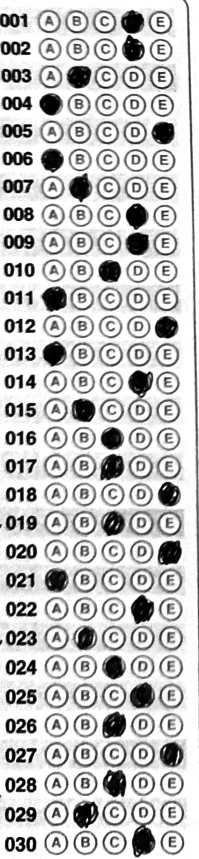
#> input picture student_exams/6o/André Drumond Biondi.jpg, 398 x 1717 px (shown at 1/2 size)
$ python cutter.py 'student_exams/6o/André Drumond Biondi.jpg'
#> lines starting #> are read from the running program, lines starting #| are printed output that depends on the picture; after the words box and inside, x2 and y2 are one past the last pixel; in counts of white or black regions, pixels touching at a corner belong together
import cv2
import numpy as np
import os
import sys
import argparse


# --- FUNÇÕES AUXILIARES ---

def ler_imagem(path):
    """Lê imagem com suporte a nomes Unicode (Windows)."""
    stream = np.fromfile(path, dtype=np.uint8)
    img = cv2.imdecode(stream, cv2.IMREAD_COLOR)
    if img is None:
        raise ValueError(f"Não foi possível ler a imagem: {path}")
    return img


# [12 lines left out: function salvar_imagem, not called in this run]


def redimensionar(image, altura_fixa=2000):
    """Redimensiona mantendo proporção para altura fixa."""
    h, w = image.shape[:2]
    ratio = altura_fixa / float(h)
    dim = (int(w * ratio), altura_fixa)
    return cv2.resize(image, dim, interpolation=cv2.INTER_AREA), ratio


# [15 lines left out: function ordenar_cantos, not called in this run]


# --- DETECÇÃO DE COLUNAS ---

def detectar_colunas(image, min_area=30000, min_aspect=2.0, expected_cols=5):
    """
    Detecta os retângulos das colunas de respostas na imagem.

    Pipeline com múltiplas camadas de detecção:
      1. Grayscale + GaussianBlur + Canny + dilatação
      2. findContours (RETR_LIST) para não perder contornos internos
      3. Filtra por aspect ratio, fill ratio e área mínima
      4. De-duplica agrupando por center_x (tolerância 80px)
      5. Se < expected_cols: usa cabeçalhos das colunas (retângulos baixos
         e largos acima de cada coluna) para interpolar posições ausentes,
         construindo retângulos sintéticos.

    Retorna lista de contornos (4 pontos cada), ordenados da esquerda
    para a direita.
    """
    h_img, w_img = image.shape[:2]
    gray = cv2.cvtColor(image, cv2.COLOR_BGR2GRAY)
    blur = cv2.GaussianBlur(gray, (5, 5), 0)

    # Detecção de bordas
    edges = cv2.Canny(blur, 50, 150)

    # Dilata para fechar gaps nas bordas dos retângulos
    kernel = cv2.getStructuringElement(cv2.MORPH_RECT, (3, 3))
    edges = cv2.dilate(edges, kernel, iterations=2)

    # Encontra contornos (RETR_LIST para manter contornos internos
    # quando bordas de colunas adjacentes se tocam)
    cnts, _ = cv2.findContours(edges, cv2.RETR_LIST, cv2.CHAIN_APPROX_SIMPLE)

    # --- Camada 1: detectar colunas diretamente ---
    column_candidates = []
    for c in cnts:
        area = cv2.contourArea(c)
        if area < min_area:
            continue
        x, y, w, h = cv2.boundingRect(c)
        aspect = h / max(w, 1)
        if aspect < min_aspect:
            continue
        bbox_area = w * h
        fill = area / bbox_area if bbox_area > 0 else 0
        # fill_ratio > 0.5 garante que é um retângulo razoável,
        # não apenas um contorno de borda (que teria fill ~0.25)
        if fill < 0.5:
            continue
        cx = x + w // 2
        column_candidates.append((cx, area, c, x, y, w, h))

    # De-duplicar: agrupar por center_x com tolerância de 80px
    # (RETR_LIST gera contornos internos e externos para a mesma coluna)
    column_candidates.sort(key=lambda item: item[0])
    groups = []
    for item in column_candidates:
        cx = item[0]
        placed = False
        for g in groups:
            g_mean_cx = np.mean([i[0] for i in g])
            if abs(cx - g_mean_cx) < 80:
                g.append(item)
                placed = True
                break
        if not placed:
            groups.append([item])

    # Manter o contorno de maior área em cada grupo
    detected_cols = []
    for g in groups:
        best = max(g, key=lambda item: item[1])
        detected_cols.append(best)

    detected_cols.sort(key=lambda item: item[0])

    # Se temos o esperado, retornar direto
    if len(detected_cols) >= expected_cols:
        cols = [item[2] for item in detected_cols[:expected_cols]]
        cols.sort(key=lambda c: cv2.boundingRect(c)[0])
        return cols

    # --- Camada 2: interpolar colunas ausentes via cabeçalhos ---
    # Os cabeçalhos são retângulos baixos e largos acima de cada coluna.
    # São SEMPRE detectados porque são pequenos e isolados.
    header_candidates = []
    for c in cnts:
        area = cv2.contourArea(c)
        if area < 12000 or area > 50000:
            continue
        x, y, w, h = cv2.boundingRect(c)
        aspect = h / max(w, 1)
        # Cabeçalhos: mais largos que altos (aspect < 0.8)
        if aspect > 0.8 or aspect < 0.2:
            continue
        bbox_area = w * h
        fill = area / bbox_area if bbox_area > 0 else 0
        # Cabeçalhos são muito retangulares
        if fill < 0.80:
            continue
        # Largura razoável para cabeçalho (entre 10% e 30% da imagem)
        w_ratio = w / w_img
        if w_ratio < 0.10 or w_ratio > 0.30:
            continue
        cx = x + w // 2
        cy = y + h // 2
        header_candidates.append((cx, cy, x, y, w, h, area, c))

    # Agrupar cabeçalhos por y (mesma fila)
    # Usa média do grupo para tolerância, porque a folha pode estar
    # inclinada (~50px de variação entre cabeçalhos extremos)
    header_candidates.sort(key=lambda item: item[1])
    header_rows = []
    for item in header_candidates:
        cy = item[1]
        placed = False
        for row in header_rows:
            row_mean_cy = np.mean([i[1] for i in row])
            if abs(cy - row_mean_cy) < 60:
                row.append(item)
                placed = True
                break
        if not placed:
            header_rows.append([item])

    # De-duplicar cada fila por cx (tolerância 50px) e escolher a melhor fila
    best_row = None
    best_row_count = 0
    for row in header_rows:
        row.sort(key=lambda item: item[0])
        deduped = []
        for item in row:
            placed = False
            for g in deduped:
                if abs(item[0] - g[0]) < 50:
                    # Manter o de maior área
                    if item[6] > g[6]:
                        g[:] = list(item)
                    placed = True
                    break
            if not placed:
                deduped.append(list(item))

        if len(deduped) > best_row_count and len(deduped) >= 3:
            best_row = deduped
            best_row_count = len(deduped)

    if best_row is None or len(best_row) < 3:
        # Sem cabeçalhos suficientes, retornar o que temos
        return [item[2] for item in detected_cols]

    best_row.sort(key=lambda item: item[0])

    # Dimensões médias das colunas detectadas (para construir sintéticas)
    if detected_cols:
        avg_col_w = int(np.mean([item[5] for item in detected_cols]))
        avg_col_h = int(np.mean([item[6] for item in detected_cols]))
        avg_col_top = int(np.mean([item[4] for item in detected_cols]))
    else:
        # Estimar a partir dos cabeçalhos
        avg_col_w = int(np.mean([h[4] for h in best_row]))
        avg_col_h = int(avg_col_w * 4)
        avg_col_top = int(np.mean([h[3] + h[5] for h in best_row]))

    # Associar cada cabeçalho a uma coluna detectada ou criar sintética
    all_columns = []
    for hdr in best_row:
        hdr_cx = hdr[0]
        # Procurar coluna detectada mais próxima
        matched = None
        min_dist = 80
        for det in detected_cols:
            dist = abs(hdr_cx - det[0])
            if dist < min_dist:
                min_dist = dist
                matched = det

        if matched is not None:
            all_columns.append(matched[2])
        else:
            # Construir retângulo sintético alinhado com o cabeçalho
            x = hdr[2]
            y = avg_col_top
            w = avg_col_w
            h = avg_col_h
            # Garantir que não ultrapasse a imagem
            x = max(0, x)
            y = max(0, y)
            if x + w > w_img:
                w = w_img - x
            if y + h > h_img:
                h = h_img - y
            synthetic = np.array([
                [[x, y]],
                [[x + w, y]],
                [[x + w, y + h]],
                [[x, y + h]]
            ], dtype=np.int32)
            all_columns.append(synthetic)

    all_columns.sort(key=lambda c: cv2.boundingRect(c)[0])
    return all_columns


# --- TRANSFORMAÇÃO DE PERSPECTIVA ---

# [115 lines left out: functions warp_retangulo, recortar_por_conteudo, not called in this run]


# --- PIPELINE PRINCIPAL ---

def processar_gabarito(caminho_imagem, indice_coluna=0, debug=False, debug_dir=None):
    """
    Pipeline completo: lê a foto original do gabarito, detecta as colunas
    de respostas, corrige perspectiva e retorna a coluna recortada.

    Etapas:
      1. Lê imagem original (full res)
      2. Redimensiona para 2000px de altura (só para detecção)
      3. Detecta retângulos de colunas via Canny + contornos
      4. Escala os cantos de volta para resolução original
      5. Aplica getPerspectiveTransform + warpPerspective na full res
      6. Corta margens (bordas do retângulo)

    Args:
        caminho_imagem: caminho da foto original
        indice_coluna:  qual coluna extrair (0 = primeira/esquerda)
        debug:          se True, salva imagens de debug
        debug_dir:      diretório para salvar debug (None = mesmo dir da imagem)

    Returns:
        Imagem recortada da coluna, ou None se falhar
    """
    # 1. Ler imagem original
    img_original = ler_imagem(caminho_imagem)
    h_orig, w_orig = img_original.shape[:2]
    print(f"  Imagem original: {w_orig}x{h_orig}")

    # 2. Redimensionar para detecção (altura fixa = 2000px)
    ALTURA_DETECCAO = 2000
    img_pequena, ratio = redimensionar(img_original, ALTURA_DETECCAO)

    # 3. Detectar colunas na imagem reduzida
    colunas = detectar_colunas(img_pequena)
    print(f"  Colunas detectadas: {len(colunas)}")

    if not colunas:
        print("  ERRO: Nenhuma coluna de respostas encontrada!")
        return None

    if indice_coluna >= len(colunas):
        print(f"  ERRO: Coluna {indice_coluna + 1} não existe (total: {len(colunas)})")
        return None

    # 4. Escalar os cantos de volta para resolução original
    contorno = colunas[indice_coluna]
    contorno_fullres = (contorno.astype(np.float32) / ratio).astype(np.float32)

    # 5. Aplicar transformação de perspectiva na imagem ORIGINAL (full res)
    warped = warp_retangulo(img_original, contorno_fullres)

    if warped is None:
        print("  ERRO: Falha na transformação de perspectiva!")
        return None

    # 6. Recortar ao redor do conteúdo real (bolinhas) em vez de margens fixas
    resultado = recortar_por_conteudo(warped)

    print(f"  Resultado: {resultado.shape[1]}x{resultado.shape[0]}")

    # 6. Debug: salvar visualizações
    if debug:
        if debug_dir is None:
            debug_dir = os.path.dirname(caminho_imagem) or '.'
        debug_path = os.path.join(debug_dir, 'debug_output')
        os.makedirs(debug_path, exist_ok=True)

        nome_base = os.path.splitext(os.path.basename(caminho_imagem))[0]

        # Imagem com retângulos detectados
        img_debug = img_pequena.copy()
        for i, col in enumerate(colunas):
            cor = (0, 255, 0) if i == indice_coluna else (200, 200, 200)
            espessura = 3 if i == indice_coluna else 1
            cv2.drawContours(img_debug, [col], -1, cor, espessura)

            x, y, _, _ = cv2.boundingRect(col)
            cv2.putText(img_debug, f"#{i + 1}", (x, y - 10),
                        cv2.FONT_HERSHEY_SIMPLEX, 1.0, cor, 2)

        debug_contornos = os.path.join(debug_path, f"{nome_base}_contornos.jpg")
        salvar_imagem(debug_contornos, img_debug)
        print(f"  Debug: {debug_contornos}")

        debug_resultado = os.path.join(debug_path, f"{nome_base}_coluna{indice_coluna + 1}.jpg")
        salvar_imagem(debug_resultado, resultado)
        print(f"  Debug: {debug_resultado}")

    return resultado


# [55 lines left out: function processar_pasta, not called in this run]


# --- EXECUÇÃO ---

def main():
    parser = argparse.ArgumentParser(
        description="Recorta e corrige perspectiva de gabaritos escaneados/fotografados."
    )
    parser.add_argument(
        "entrada",
        help="Caminho de uma imagem OU pasta 'backup' com imagens originais"
    )
    parser.add_argument(
        "-o", "--saida",
        default=None,
        help="Pasta de saída (padrão: pasta pai da entrada, ou '.' para arquivo único)"
    )
    parser.add_argument(
        "-c", "--coluna",
        type=int, default=1,
        help="Qual coluna extrair, 1-indexada (padrão: 1 = esquerda)"
    )
    parser.add_argument(
        "-d", "--debug",
        action="store_true",
        help="Salvar imagens de debug com contornos detectados"
    )

    args = parser.parse_args()

    indice_coluna = args.coluna - 1  # Converter para 0-indexado

    if os.path.isdir(args.entrada):
        # Modo pasta: processar todas as imagens
        pasta_backup = args.entrada
        pasta_saida = args.saida or os.path.dirname(pasta_backup.rstrip('/\\'))
        processar_pasta(pasta_backup, pasta_saida, indice_coluna, args.debug)

    elif os.path.isfile(args.entrada):
        # Modo arquivo único
        print(f"Processando: {args.entrada}")
        resultado = processar_gabarito(
            args.entrada,
            indice_coluna=indice_coluna,
            debug=args.debug,
            debug_dir=args.saida
        )
#> in ler_imagem, img is the input picture: shape (1717, 398, 3); min 0, max 255, mean 193.5
#|   Imagem original: 398x1717
#> in processar_gabarito, `img_pequena, ratio = redimensionar(img_original, ALTURA_DETECCAO)`:
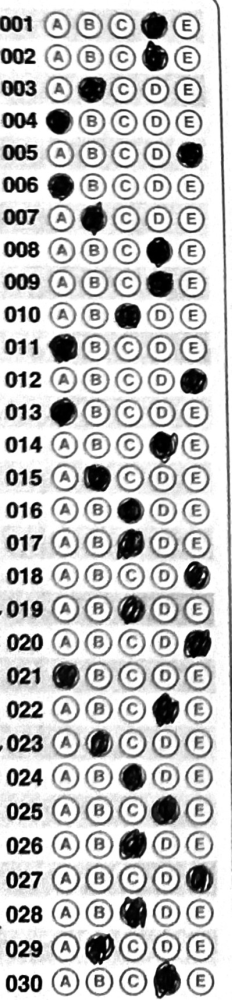
#> img_pequena: shape (2000, 463, 3) (shown at 1/2 size); min 0, max 255, mean 193.4
#> in processar_gabarito, `img_pequena, ratio = redimensionar(img_original, ALTURA_DETECCAO)`: ratio = 1.16
#> in detectar_colunas, `edges = cv2.Canny(blur, 50, 150)`:
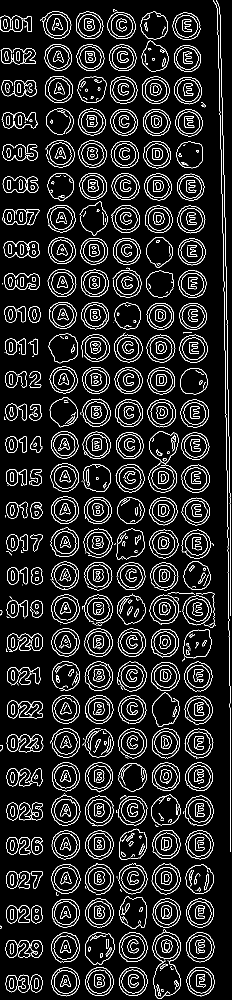
#> edges: shape (2000, 463) (shown at 1/2 size); 9.3% white in thin lines or dots
#> in detectar_colunas, `edges = cv2.dilate(edges, kernel, iterations=2)`:
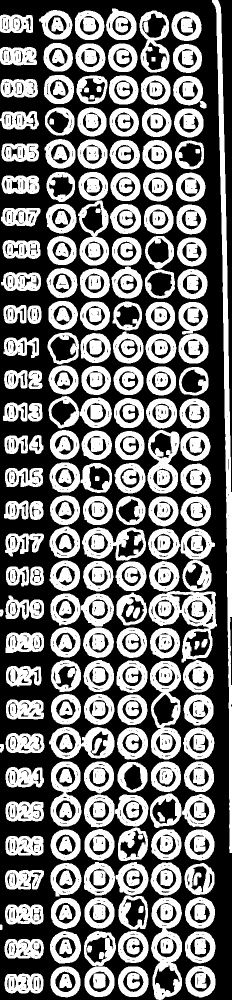
#> edges: shape (2000, 463) (shown at 1/2 size); 46.3% white; 220 white regions
#> in detectar_colunas, `cnts, _ = cv2.findContours(edges, cv2.RETR_LIST, cv2.CHAIN_APPROX_SIMP..`: cnts = 1907 contours, 1213 with area under 20; largest, box (x1, y1, x2, y2) and area: (424, 0, 463, 1706) 12831, (297, 1182, 434, 1325) 11084, (302, 1795, 364, 2000) 9510, (300, 1322, 362, 1519) 9140, (156, 344, 218, 531) 8357
#> the loop in detectar_colunas, `for c in cnts:` made 1907 passes
#> area on passes 4, 11, 12: 20, 35.5, 37.5
#> after the loop in detectar_colunas, `for c in cnts:`: column_candidates = []
#> after the loop in detectar_colunas, `for row in header_rows:`: best_row_count = 0
#> in processar_gabarito, `colunas = detectar_colunas(img_pequena)`: colunas = []
#|   Colunas detectadas: 0

        if resultado is not None:
            if args.saida and os.path.isdir(args.saida):
                nome = os.path.basename(args.entrada)
                caminho_saida = os.path.join(args.saida, nome)
            elif args.saida:
                caminho_saida = args.saida
            else:
                nome = os.path.splitext(os.path.basename(args.entrada))[0]
                caminho_saida = f"{nome}_recortado.jpg"

            salvar_imagem(caminho_saida, resultado)
            print(f"Salvo: {caminho_saida}")

            # Mostrar resultado
            cv2.namedWindow("Resultado", cv2.WINDOW_NORMAL)
            cv2.resizeWindow("Resultado", 400, 800)
            cv2.imshow("Resultado", resultado)
            cv2.waitKey(0)
            cv2.destroyAllWindows()
        else:
            print("Falha no processamento.")
#> (the run stopped early here; a loop or call above may not have finished)

$ run again, on student_exams/6o/Francisco Rocha de Carvalho e Mello.jpg
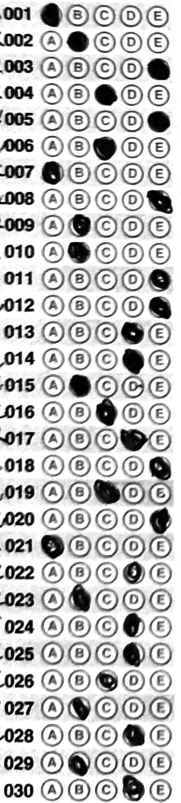
#> input picture student_exams/6o/Francisco Rocha de Carvalho e Mello.jpg, 362 x 1605 px (shown at 1/2 size)
#> in ler_imagem, img is the input picture: shape (1605, 362, 3); min 0, max 255, mean 192
#|   Imagem original: 362x1605
#> in processar_gabarito, `img_pequena, ratio = redimensionar(img_original, ALTURA_DETECCAO)`: ratio = 1.25
#> in detectar_colunas, `edges = cv2.Canny(blur, 50, 150)`:
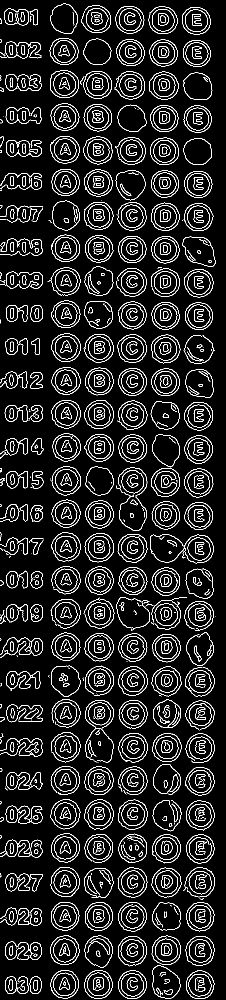
#> edges: shape (2000, 451) (shown at 1/2 size); 9.3% white in thin lines or dots
#> in detectar_colunas, `edges = cv2.dilate(edges, kernel, iterations=2)`:
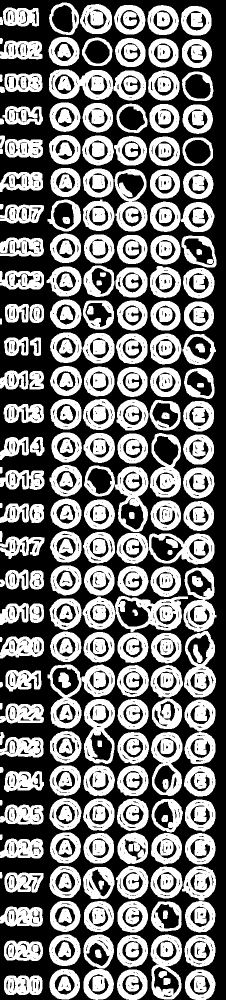
#> edges: shape (2000, 451) (shown at 1/2 size); 47.2% white; 243 white regions
#> cnts = 2377 contours, 1536 with area under 20; largest, box (x1, y1, x2, y2) and area: (95, 1329, 230, 1457) 9419, (168, 931, 297, 1064) 9155, (230, 1192, 376, 1264) 7324, (298, 1067, 429, 1129) 6456, (301, 1869, 364, 1999) 6404
#> the loop in detectar_colunas, `for c in cnts:` made 2377 passes
#> area on passes 2, 24, 26: 58, 29, 26
#> after the loop in detectar_colunas, `for c in cnts:`: column_candidates = []
#> after the loop in detectar_colunas, `for row in header_rows:`: best_row_count = 0
#> colunas = []
#|   Colunas detectadas: 0

$ run again, on student_exams/6o/Giovanna Rafaela Francisco Amaral.jpg
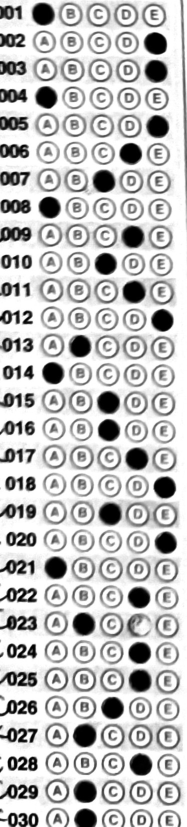
#> input picture student_exams/6o/Giovanna Rafaela Francisco Amaral.jpg, 373 x 1653 px (shown at 1/2 size)
#> in ler_imagem, img is the input picture: shape (1653, 373, 3); min 0, max 255, mean 193.9
#|   Imagem original: 373x1653
#> in processar_gabarito, `img_pequena, ratio = redimensionar(img_original, ALTURA_DETECCAO)`: ratio = 1.21
#> in detectar_colunas, `edges = cv2.Canny(blur, 50, 150)`:
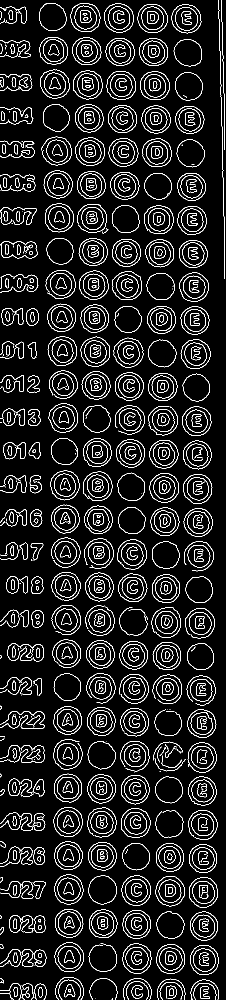
#> edges: shape (2000, 451) (shown at 1/2 size); 8.6% white in thin lines or dots
#> in detectar_colunas, `edges = cv2.dilate(edges, kernel, iterations=2)`:
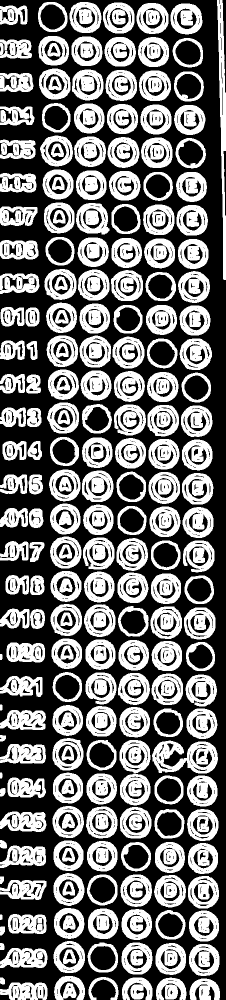
#> edges: shape (2000, 451) (shown at 1/2 size); 45.2% white; 216 white regions
#> cnts = 2886 contours, 1858 with area under 20; largest, box (x1, y1, x2, y2) and area: (304, 1481, 436, 1547) 5702, (434, 0, 451, 560) 3969, (152, 406, 219, 469) 3274, (301, 1213, 364, 1278) 3266, (368, 1215, 431, 1279) 3252
#> the loop in detectar_colunas, `for c in cnts:` made 2886 passes
#> area on passes 13, 15, 19: 29, 28.5, 31
#> after the loop in detectar_colunas, `for c in cnts:`: column_candidates = []
#> after the loop in detectar_colunas, `for row in header_rows:`: best_row_count = 0
#> colunas = []
#|   Colunas detectadas: 0

$ run again, on student_exams/6o/Helena Pinheiro Marra.jpg
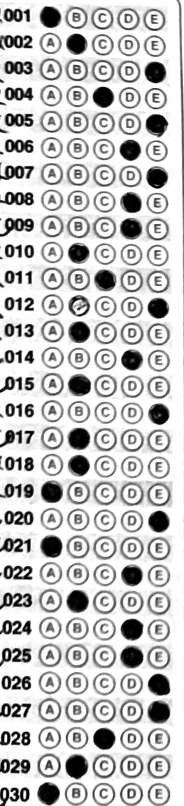
#> input picture student_exams/6o/Helena Pinheiro Marra.jpg, 368 x 1611 px (shown at 1/2 size)
#> in ler_imagem, img is the input picture: shape (1611, 368, 3); min 0, max 255, mean 196.5
#|   Imagem original: 368x1611
#> in processar_gabarito, `img_pequena, ratio = redimensionar(img_original, ALTURA_DETECCAO)`: ratio = 1.24
#> in detectar_colunas, `edges = cv2.Canny(blur, 50, 150)`:
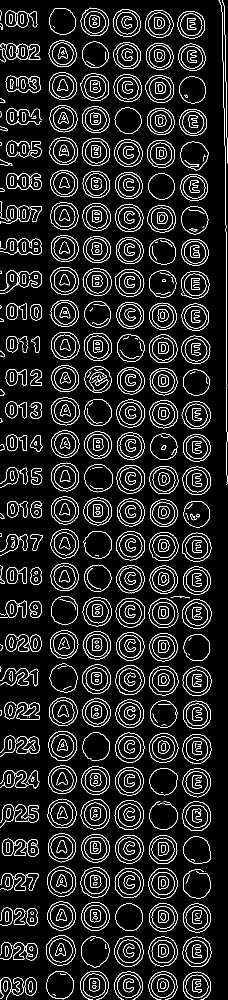
#> edges: shape (2000, 456) (shown at 1/2 size); 8.8% white in thin lines or dots
#> in detectar_colunas, `edges = cv2.dilate(edges, kernel, iterations=2)`:
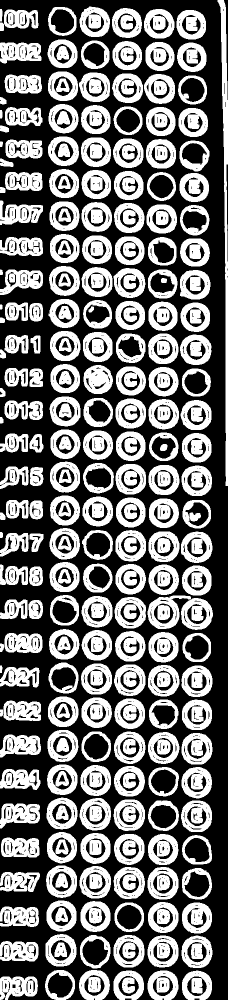
#> edges: shape (2000, 456) (shown at 1/2 size); 45.1% white; 235 white regions
#> cnts = 2337 contours, 1451 with area under 20; largest, box (x1, y1, x2, y2) and area: (295, 1191, 426, 1260) 6528, (435, 0, 456, 972) 5538, (227, 1870, 289, 1935) 3229, (91, 1868, 153, 1933) 3227, (295, 1734, 357, 1799) 3226
#> the loop in detectar_colunas, `for c in cnts:` made 2337 passes
#> area on passes 19, 21, 22: 54, 32.5, 30.5
#> after the loop in detectar_colunas, `for c in cnts:`: column_candidates = []
#> after the loop in detectar_colunas, `for row in header_rows:`: best_row_count = 0
#> colunas = []
#|   Colunas detectadas: 0
